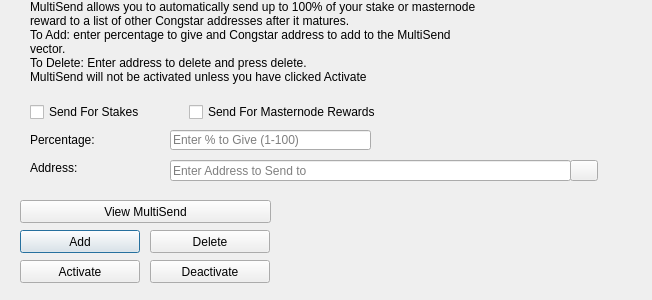
<?xml version="1.0" encoding="UTF-8"?>
<ui version="4.0">
 <class>MultiSendDialog</class>
 <widget class="QDialog" name="MultiSendDialog">
  <property name="windowModality">
   <enum>Qt::NonModal</enum>
  </property>
  <property name="geometry">
   <rect>
    <x>0</x>
    <y>0</y>
    <width>652</width>
    <height>300</height>
   </rect>
  </property>
  <property name="windowTitle">
   <string>MultiSend</string>
  </property>
  <widget class="QLineEdit" name="multiSendPercentEdit">
   <property name="geometry">
    <rect>
     <x>170</x>
     <y>130</y>
     <width>201</width>
     <height>20</height>
    </rect>
   </property>
   <property name="toolTip">
    <string>Enter whole numbers 1 - 100</string>
   </property>
   <property name="placeholderText">
    <string>Enter % to Give (1-100)</string>
   </property>
  </widget>
  <widget class="QLineEdit" name="multiSendAddressEdit">
   <property name="geometry">
    <rect>
     <x>170</x>
     <y>160</y>
     <width>401</width>
     <height>21</height>
    </rect>
   </property>
   <property name="toolTip">
    <string/>
   </property>
   <property name="placeholderText">
    <string>Enter Address to Send to</string>
   </property>
  </widget>
  <widget class="QLabel" name="label_2">
   <property name="geometry">
    <rect>
     <x>30</x>
     <y>0</y>
     <width>451</width>
     <height>121</height>
    </rect>
   </property>
   <property name="lineWidth">
    <number>1</number>
   </property>
   <property name="text">
    <string>MultiSend allows you to automatically send up to 100% of your stake or masternode reward to a list of other Congstar addresses after it matures.
To Add: enter percentage to give and Congstar address to add to the MultiSend vector.
To Delete: Enter address to delete and press delete.
MultiSend will not be activated unless you have clicked Activate</string>
   </property>
   <property name="alignment">
    <set>Qt::AlignLeading|Qt::AlignLeft|Qt::AlignTop</set>
   </property>
   <property name="wordWrap">
    <bool>true</bool>
   </property>
  </widget>
  <widget class="QLabel" name="message">
   <property name="geometry">
    <rect>
     <x>290</x>
     <y>200</y>
     <width>351</width>
     <height>91</height>
    </rect>
   </property>
   <property name="text">
    <string/>
   </property>
  </widget>
  <widget class="QPushButton" name="addButton">
   <property name="geometry">
    <rect>
     <x>20</x>
     <y>230</y>
     <width>120</width>
     <height>23</height>
    </rect>
   </property>
   <property name="toolTip">
    <string/>
   </property>
   <property name="statusTip">
    <string>Add to MultiSend Vector</string>
   </property>
   <property name="text">
    <string>Add</string>
   </property>
  </widget>
  <widget class="QPushButton" name="disableButton">
   <property name="geometry">
    <rect>
     <x>150</x>
     <y>260</y>
     <width>120</width>
     <height>23</height>
    </rect>
   </property>
   <property name="statusTip">
    <string>Deactivate MultiSend</string>
   </property>
   <property name="text">
    <string>Deactivate</string>
   </property>
  </widget>
  <widget class="QPushButton" name="addressBookButton">
   <property name="geometry">
    <rect>
     <x>570</x>
     <y>160</y>
     <width>28</width>
     <height>21</height>
    </rect>
   </property>
   <property name="toolTip">
    <string>Choose an address from the address book</string>
   </property>
   <property name="text">
    <string/>
   </property>
   <property name="icon">
    <iconset resource="../csr.qrc">
     <normaloff>:/icons/address-book</normaloff>:/icons/address-book</iconset>
   </property>
   <property name="shortcut">
    <string>Alt+A</string>
   </property>
   <property name="autoDefault">
    <bool>false</bool>
   </property>
  </widget>
  <widget class="QLabel" name="label">
   <property name="geometry">
    <rect>
     <x>30</x>
     <y>130</y>
     <width>121</width>
     <height>20</height>
    </rect>
   </property>
   <property name="toolTip">
    <string>Percentage of stake to send</string>
   </property>
   <property name="text">
    <string>Percentage:</string>
   </property>
  </widget>
  <widget class="QLabel" name="label_5">
   <property name="geometry">
    <rect>
     <x>30</x>
     <y>160</y>
     <width>111</width>
     <height>16</height>
    </rect>
   </property>
   <property name="toolTip">
    <string>Address to send portion of stake to</string>
   </property>
   <property name="text">
    <string>Address:</string>
   </property>
  </widget>
  <widget class="QPushButton" name="deleteButton">
   <property name="geometry">
    <rect>
     <x>150</x>
     <y>230</y>
     <width>120</width>
     <height>23</height>
    </rect>
   </property>
   <property name="toolTip">
    <string/>
   </property>
   <property name="statusTip">
    <string>Delete Address From MultiSend Vector</string>
   </property>
   <property name="text">
    <string>Delete</string>
   </property>
  </widget>
  <widget class="QPushButton" name="activateButton">
   <property name="geometry">
    <rect>
     <x>20</x>
     <y>260</y>
     <width>120</width>
     <height>23</height>
    </rect>
   </property>
   <property name="statusTip">
    <string>Activate MultiSend</string>
   </property>
   <property name="text">
    <string>Activate</string>
   </property>
  </widget>
  <widget class="QPushButton" name="viewButton">
   <property name="geometry">
    <rect>
     <x>20</x>
     <y>200</y>
     <width>251</width>
     <height>23</height>
    </rect>
   </property>
   <property name="toolTip">
    <string/>
   </property>
   <property name="statusTip">
    <string>View MultiSend Vector</string>
   </property>
   <property name="text">
    <string>View MultiSend</string>
   </property>
  </widget>
  <widget class="QWidget" name="horizontalLayoutWidget">
   <property name="geometry">
    <rect>
     <x>30</x>
     <y>100</y>
     <width>351</width>
     <height>24</height>
    </rect>
   </property>
   <layout class="QHBoxLayout" name="horizontalLayout">
    <item>
     <widget class="QCheckBox" name="multiSendStakeCheckBox">
      <property name="text">
       <string>Send For Stakes</string>
      </property>
     </widget>
    </item>
    <item>
     <widget class="QCheckBox" name="multiSendMasternodeCheckBox">
      <property name="text">
       <string>Send For Masternode Rewards</string>
      </property>
     </widget>
    </item>
   </layout>
  </widget>
 </widget>
 <resources>
  <include location="../csr.qrc"/>
 </resources>
 <connections/>
</ui>
